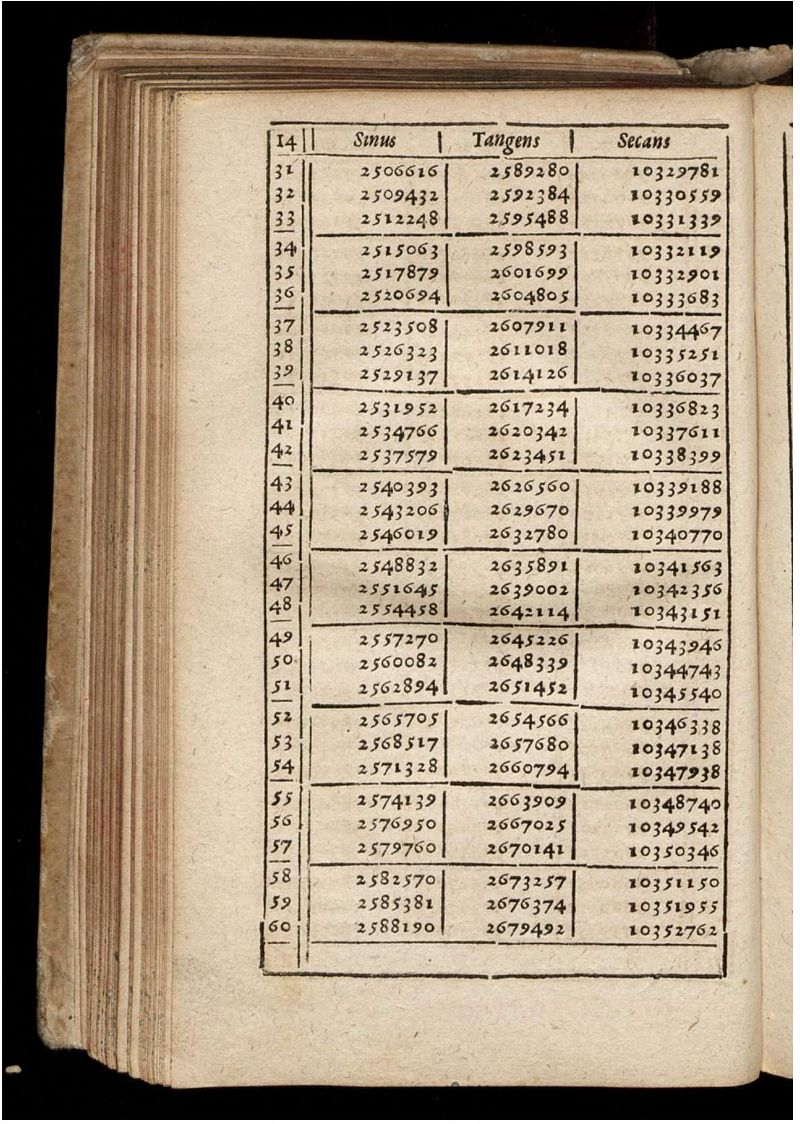
//> input picture openCv/Resources/mattable.jpg, 800 x 1124 px
$ ./c2   (built with g++ and OpenCV 4)
//> lines starting //> are read from the running program, lines starting //| are printed output that depends on the picture; after the words box and inside, x2 and y2 are one past the last pixel; in counts of white or black regions, pixels touching at a corner belong together
#include <opencv2/imgcodecs.hpp>
#include <opencv2/highgui.hpp>
#include <opencv2/imgproc.hpp>
#include <iostream>

using namespace cv;
using namespace std;

///////////////  Document Scanner  //////////////////////

Mat imgOriginal, imgGray, imgBlur, imgCanny, imgThre, imgDil, imgErode, imgWarp, imgCrop;
vector<Point> initialPoints, docPoints;
float w = 420, h = 596;

Mat preProcessing(Mat img)
{
	cvtColor(img, imgGray, COLOR_BGR2GRAY);
	GaussianBlur(imgGray, imgBlur, Size(3, 3), 2, 0);
	Canny(imgBlur, imgCanny, 25, 75);
	Mat kernel = getStructuringElement(MORPH_RECT, Size(3, 3));
	dilate(imgCanny, imgDil, kernel);
	//erode(imgDil, imgErode, kernel);
	return imgDil;
}

vector<Point> getContours(Mat image) {

	vector<vector<Point>> contours;
	vector<Vec4i> hierarchy;

	findContours(image, contours, hierarchy, RETR_EXTERNAL, CHAIN_APPROX_SIMPLE);
	//drawContours(img, contours, -1, Scalar(255, 0, 255), 2);
	vector<vector<Point>> conPoly(contours.size());
	vector<Rect> boundRect(contours.size());

	vector<Point> biggest;
	int maxArea = 0;

	for (int i = 0; i < contours.size(); i++)
	{
		int area = contourArea(contours[i]);
		//cout << area << endl;

		string objectType;

		if (area > 1000)
		{
			float peri = arcLength(contours[i], true);
			approxPolyDP(contours[i], conPoly[i], 0.02 * peri, true);

			if (area > maxArea && conPoly[i].size() == 4) {

				//drawContours(imgOriginal, conPoly, i, Scalar(255, 0, 255), 5);
				biggest = { conPoly[i][0],conPoly[i][1] ,conPoly[i][2] ,conPoly[i][3] };
				maxArea = area;
			}
			//drawContours(imgOriginal, conPoly, i, Scalar(255, 0, 255), 2);
			//rectangle(imgOriginal, boundRect[i].tl(), boundRect[i].br(), Scalar(0, 255, 0), 5);
		}
	}
	return biggest;
}

void drawPoints(vector<Point> points, Scalar color)
{
	for (int i = 0; i < points.size(); i++)
	{
		circle(imgOriginal, points[i], 10, color, FILLED);
		putText(imgOriginal, to_string(i), points[i], FONT_HERSHEY_PLAIN, 4, color, 4);
	}
}

vector<Point> reorder(vector<Point> points)
{
	vector<Point> newPoints;
	vector<int>  sumPoints, subPoints;

	for (int i = 0; i < 4; i++)
	{
		sumPoints.push_back(points[i].x + points[i].y);
		subPoints.push_back(points[i].x - points[i].y);
	}

	newPoints.push_back(points[min_element(sumPoints.begin(), sumPoints.end()) - sumPoints.begin()]); // 0
	newPoints.push_back(points[max_element(subPoints.begin(), subPoints.end()) - subPoints.begin()]); //1
	newPoints.push_back(points[min_element(subPoints.begin(), subPoints.end()) - subPoints.begin()]); //2
	newPoints.push_back(points[max_element(sumPoints.begin(), sumPoints.end()) - sumPoints.begin()]); //3

	return newPoints;
}

Mat getWarp(Mat img, vector<Point> points, float w, float h)
{
	Point2f src[4] = { points[0],points[1],points[2],points[3] };
	Point2f dst[4] = { {0.0f,0.0f},{w,0.0f},{0.0f,h},{w,h} };

	Mat matrix = getPerspectiveTransform(src, dst);
	warpPerspective(img, imgWarp, matrix, Point(w, h));

	return imgWarp;
}

void main() {

	string path = "Resources/mattable.jpg";
	imgOriginal = imread(path);
//> imgOriginal is the input picture: 1124 rows x 800 cols, CV_8UC3; mean B, G, R 130.2, 152, 169
	//resize(imgOriginal, imgOriginal, Size(), 0.5, 0.5);

	// Preprpcessing - Step 1
	imgThre = preProcessing(imgOriginal);
//> in preProcessing, `cvtColor(img, imgGray, COLOR_BGR2GRAY);`:
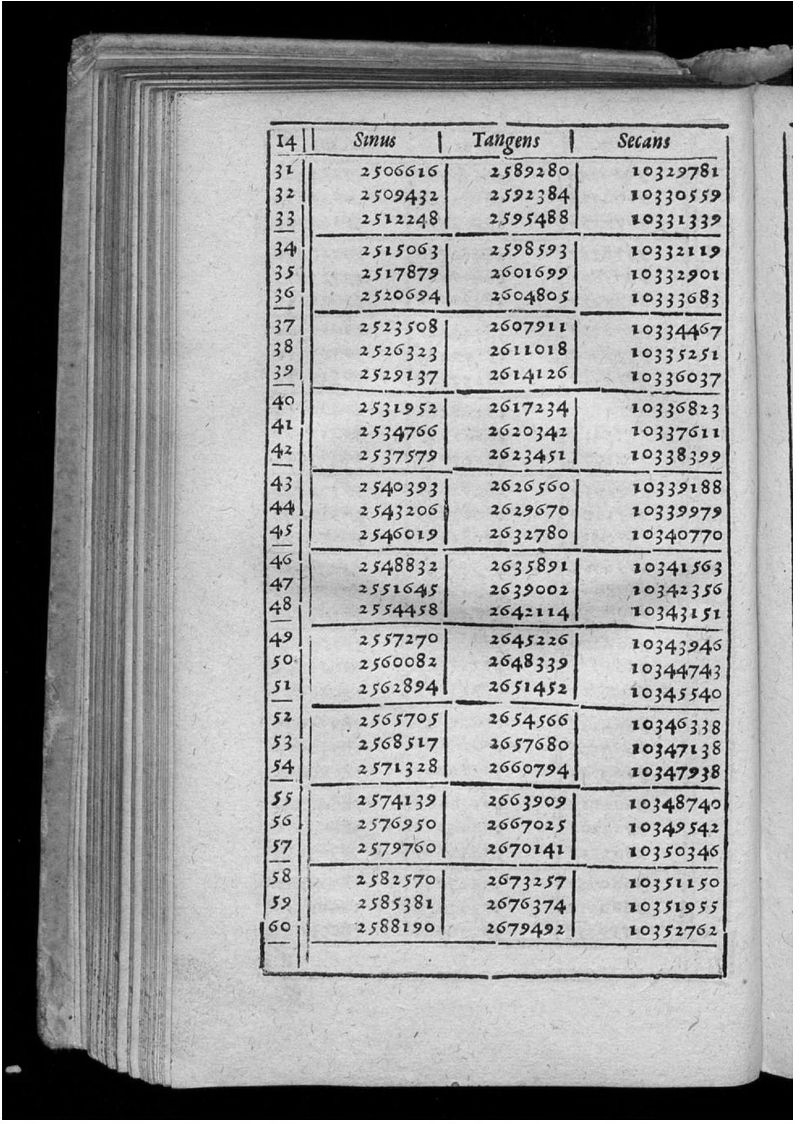
//> imgGray: 1124 rows x 800 cols, CV_8UC1; min 0, max 255, mean 154.6
//> in preProcessing, `Canny(imgBlur, imgCanny, 25, 75);`:
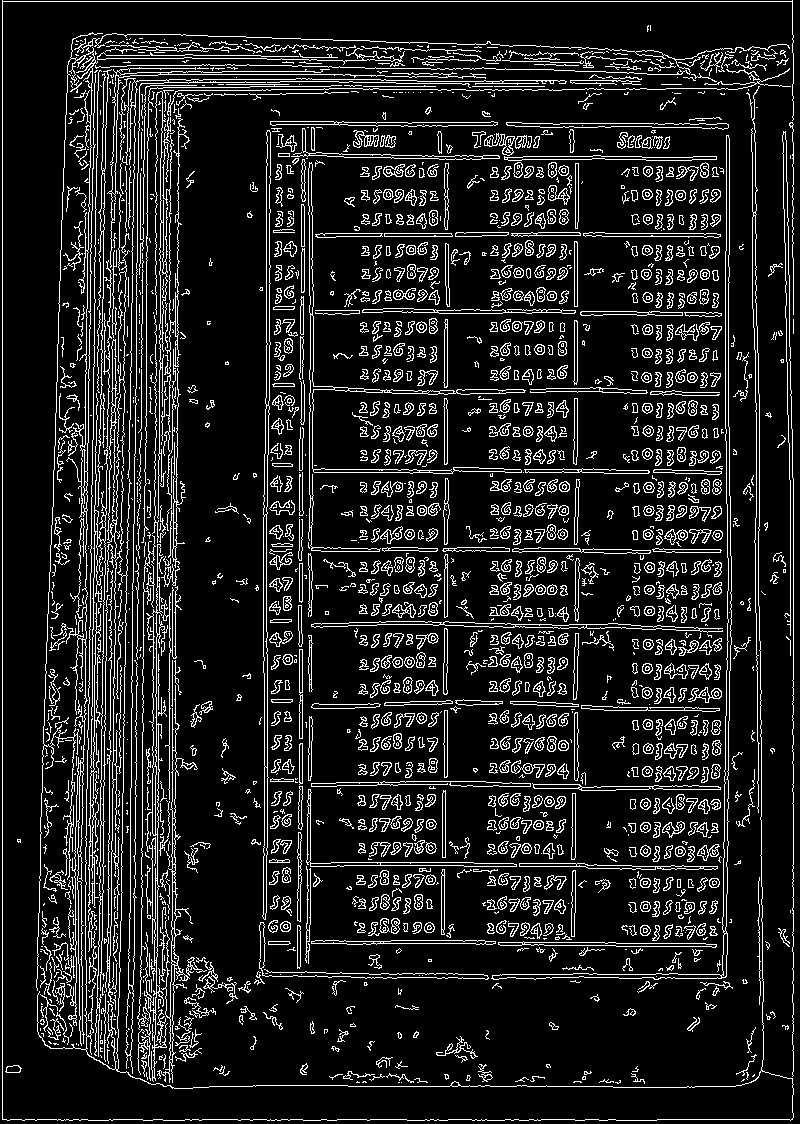
//> imgCanny: 1124 rows x 800 cols, CV_8UC1; 12.5% white in thin lines or dots
//> in preProcessing, `dilate(imgCanny, imgDil, kernel);`:
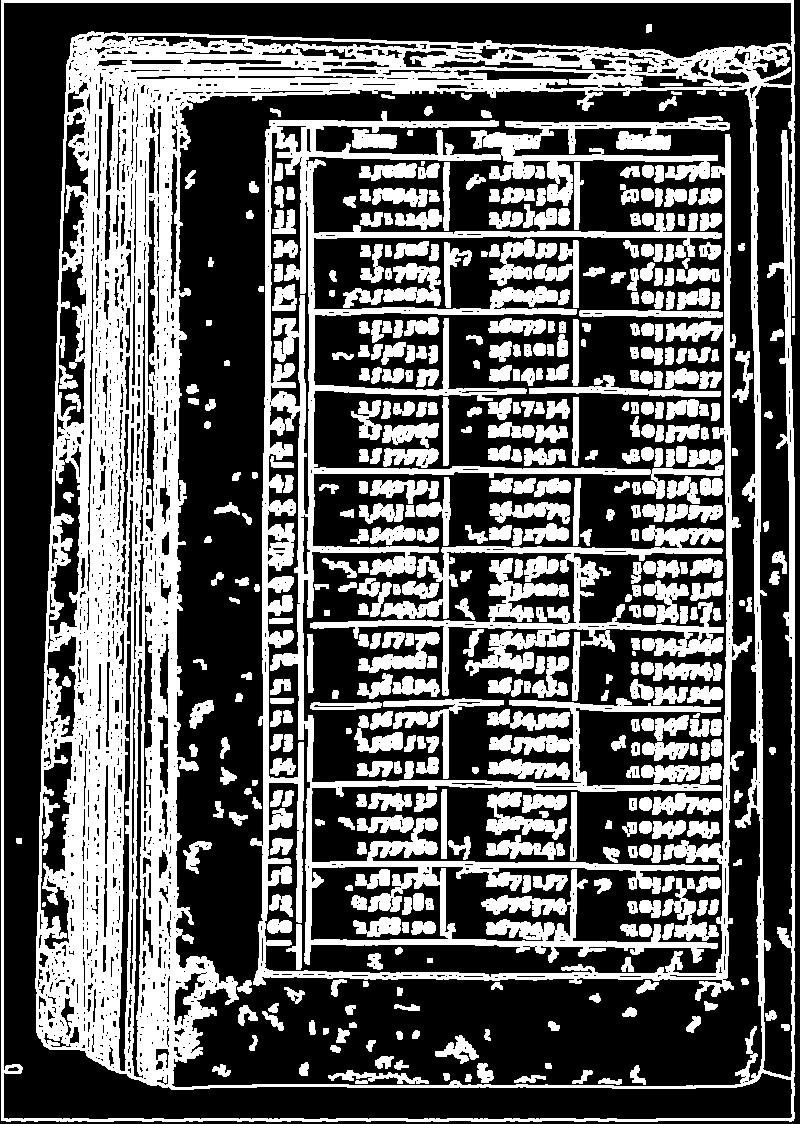
//> imgDil: 1124 rows x 800 cols, CV_8UC1; 37.4% white; 460 white regions (3 under 20 px)

	// Get Contours - Biggest  - Step 2
	initialPoints = getContours(imgThre);
//> in getContours, `findContours(image, contours, hierarchy, RETR_EXTERNAL, CHAIN_APPROX_S..`: contours = 10 contours; largest, box (x1, y1, x2, y2) and area: (1, 0, 795, 1122) 859628, (772, 551, 787, 574) 152, (769, 571, 780, 585) 90, (770, 329, 784, 341) 84, (765, 1010, 777, 1021) 74
//> in getContours, `vector<vector<Point>> conPoly(contours.size());`: conPoly = 10 empty contours
//> the loop in getContours, `for (int i = 0; i < contours.size(); i++)` made 10 passes
//> (area, peri, biggest, maxArea) on pass 10: (859627, 6584, 4 Points (x, y): [1, 0], [1, 1120], [793, 1120], [793, 0], 859627)
//> area on passes 1 to 6: 38, 74, 33, 90, 152, 39
//> after the loop in getContours, `for (int i = 0; i < contours.size(); i++)`: maxArea = 859627
//> initialPoints = 4 Points (x, y): [1, 0], [1, 1120], [793, 1120], [793, 0]
	//drawPoints(initialPoints, Scalar(0, 0, 255));
	docPoints = reorder(initialPoints);
//> in reorder, `newPoints.push_back(points[min_element(sumPoints.begin(), sumPoints.en..`: newPoints = 1 Point (x, y): [1, 0]
//> in reorder, `newPoints.push_back(points[max_element(subPoints.begin(), subPoints.en..`: newPoints = 2 Points (x, y): [1, 0], [793, 0]
//> in reorder, `newPoints.push_back(points[min_element(subPoints.begin(), subPoints.en..`: newPoints = 3 Points (x, y): [1, 0], [793, 0], [1, 1120]
//> in reorder, `newPoints.push_back(points[max_element(sumPoints.begin(), sumPoints.en..`: newPoints = 4 Points (x, y): [1, 0], [793, 0], [1, 1120], [793, 1120]
//> docPoints has the same summary as newPoints in reorder
	//drawPoints(docPoints, Scalar(0, 255, 0));

	// Warp - Step 3
	imgWarp = getWarp(imgOriginal, docPoints, w, h);
//> in getWarp, `Point2f src[4] = { points[0],points[1],points[2],points[3] };`: src has the same summary as newPoints in reorder
//> in getWarp, `Mat matrix = getPerspectiveTransform(src, dst);`: matrix = [[0.53, 0, -0.53], [0, 0.532, 0], [0, 0, 1]]
//> in getWarp, `warpPerspective(img, imgWarp, matrix, Point(w, h));`:
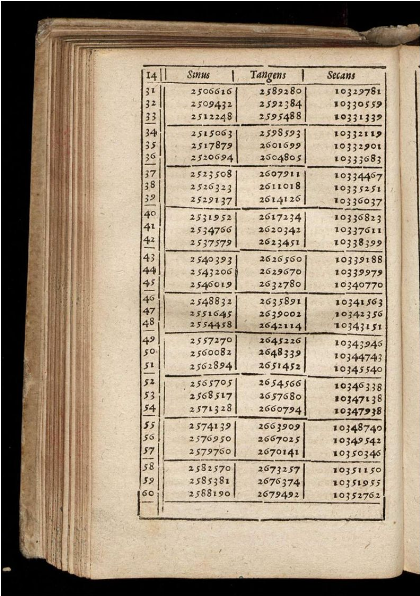
//> imgWarp: 596 rows x 420 cols, CV_8UC3; mean B, G, R 128.9, 151, 168.2

	//Crop - Step 4
	int cropVal = 5;
	Rect roi(cropVal, cropVal, w - (2 * cropVal), h - (2 * cropVal));
//> roi = Rect(5, 5, 410, 586)
	imgCrop = imgWarp(roi);
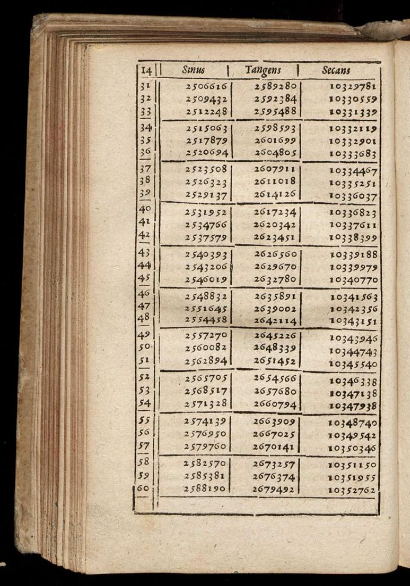
//> imgCrop: 586 rows x 410 cols, CV_8UC3; mean B, G, R 131.5, 154.2, 171.9

	//imshow("Image", imgOriginal);
	imshow("Image Dilation", imgThre);
	//imshow("Image Warp", imgWarp);
	imshow("Image Crop", imgCrop);
	waitKey(0);

}
